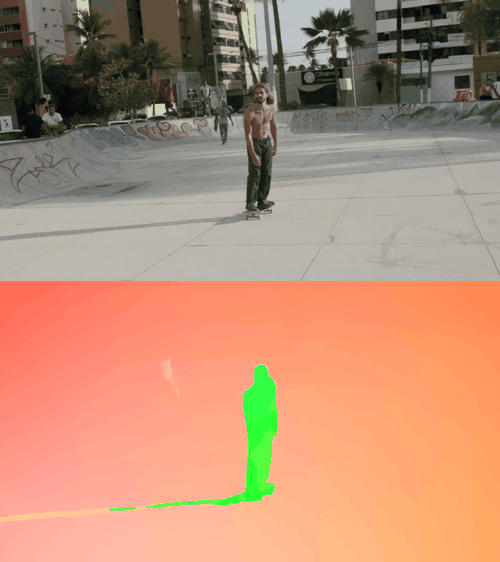
#> input picture normal.gif, 500 x 562 px, shrunk from 768 x 864 before the run
$ python merge_gif.py
#> lines starting #> are read from the running program, lines starting #| are printed output that depends on the picture
from PIL import Image, ImageDraw, ImageFont, ImageSequence
import os

def concat_gifs(gif1_path, gif2_path, output_path="output.gif", font_path=None, font_size=20):
#> called with gif1_path = 'normal.gif', gif2_path = 'remove_bg.gif', output_path = 'merged.gif', font_size = 32
    gif1 = Image.open(gif1_path)
#> gif1 is the input picture: PIL image 500x562 P; mean R, G, B 187.3, 143.5, 118.5
    gif2 = Image.open(gif2_path)
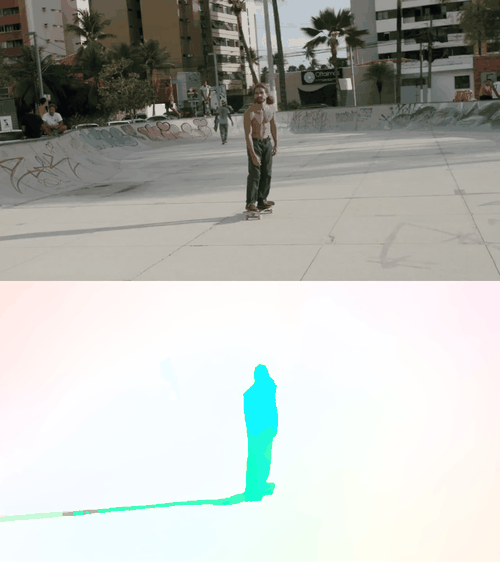
#> input picture remove_bg.gif, 500 x 562 px, shrunk from 768 x 864 before the run
#> gif2 is the input picture: PIL image 500x562 P; mean R, G, B 184.7, 187.6, 182.6

    name1 = os.path.basename(gif1_path)
    name2 = os.path.basename(gif2_path)

    w1, h1 = gif1.size
#> w1 = 500; h1 = 562
    w2, h2 = gif2.size
#> w2 = 500; h2 = 562

    if font_path is not None:
        font = ImageFont.truetype(font_path, font_size)
    else:
        try:
            font = ImageFont.truetype("Arial.ttf", font_size)
        except:
            font = ImageFont.load_default()

    dummy_img = Image.new("RGB", (10, 10))
    dummy_draw = ImageDraw.Draw(dummy_img)
    text_h = max(
        dummy_draw.textbbox((0, 0), name1, font=font)[3],
        dummy_draw.textbbox((0, 0), name2, font=font)[3]
    )
    height = max(h1, h2) + text_h + 10
#> height = 610
    width = w1 + w2
#> width = 1000

    frames = []
    for frame1, frame2 in zip(ImageSequence.Iterator(gif1), ImageSequence.Iterator(gif2)):
        f1 = frame1.convert("RGBA")
        f2 = frame2.convert("RGBA")

        new_frame = Image.new("RGBA", (width, height), (255, 255, 255, 255))
        draw = ImageDraw.Draw(new_frame)

        bbox1 = draw.textbbox((0, 0), name1, font=font)
        bbox2 = draw.textbbox((0, 0), name2, font=font)
        text_w1 = bbox1[2] - bbox1[0]
        text_w2 = bbox2[2] - bbox2[0]

        draw.text((w1 // 2 - text_w1 // 2, 0), name1, fill="black", font=font)
        draw.text((w1 + w2 // 2 - text_w2 // 2, 0), name2, fill="black", font=font)

        new_frame.paste(f1, (0, text_h + 5), f1)
        new_frame.paste(f2, (w1, text_h + 5), f2)

        frames.append(new_frame)
#> this loop made 1 pass
#> (bbox1, bbox2, text_w1, text_w2) on pass 1: ((0, 6, 164, 37), (0, 6, 230, 38), 164, 230)
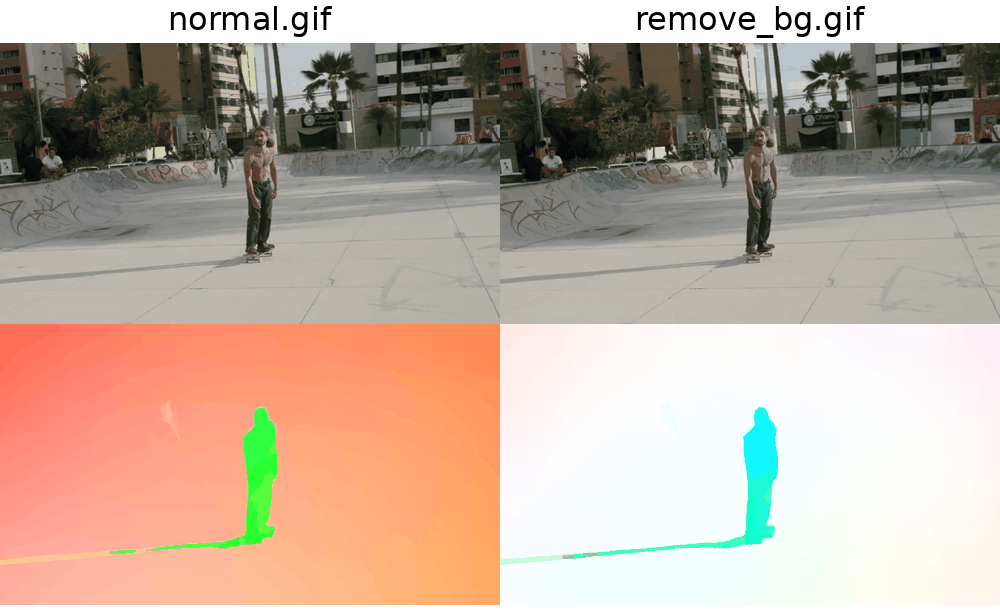
#> new_frame: PIL image 1000x610 RGBA; mean R, G, B, A 190.3, 171.4, 157.7, 255
#> after the loop, frames = 1 item

    frames[0].save(
        output_path,
        save_all=True,
        append_images=frames[1:],
        duration=gif1.info.get("duration", 100),
        loop=0,
        disposal=2
    )

concat_gifs(
    "normal.gif",
    "remove_bg.gif",
    "merged.gif",
    font_size=32
)
